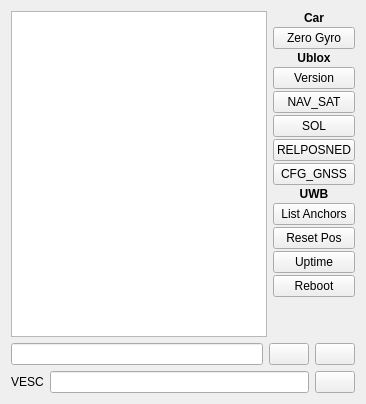
       <widget class="QWidget" name="tab_3">
        <attribute name="icon">
         <iconset resource="resources.qrc">
          <normaloff>:/models/Icons/Console-96.png</normaloff>:/models/Icons/Console-96.png</iconset>
        </attribute>
        <attribute name="title">
         <string/>
        </attribute>
        <attribute name="toolTip">
         <string>Terminal</string>
        </attribute>
        <layout class="QVBoxLayout" name="verticalLayout_10">
         <item>
          <layout class="QHBoxLayout" name="horizontalLayout_3">
           <item>
            <widget class="QTextBrowser" name="terminalBrowser">
             <property name="font">
              <font>
               <family>Monospace</family>
              </font>
             </property>
            </widget>
           </item>
           <item>
            <layout class="QVBoxLayout" name="verticalLayout_3">
             <property name="spacing">
              <number>2</number>
             </property>
             <item>
              <widget class="QLabel" name="label_8">
               <property name="font">
                <font>
                 <weight>75</weight>
                 <bold>true</bold>
                </font>
               </property>
               <property name="text">
                <string>Car</string>
               </property>
               <property name="alignment">
                <set>Qt::AlignCenter</set>
               </property>
              </widget>
             </item>
             <item>
              <widget class="QPushButton" name="zeroGyroButton">
               <property name="toolTip">
                <string>Zero gyro on car. Before doing this, make sure that the car is standing still.</string>
               </property>
               <property name="text">
                <string>Zero Gyro</string>
               </property>
              </widget>
             </item>
             <item>
              <widget class="QLabel" name="label">
               <property name="font">
                <font>
                 <weight>75</weight>
                 <bold>true</bold>
                </font>
               </property>
               <property name="text">
                <string>Ublox</string>
               </property>
               <property name="alignment">
                <set>Qt::AlignCenter</set>
               </property>
              </widget>
             </item>
             <item>
              <widget class="QPushButton" name="ubxVersionButton">
               <property name="text">
                <string>Version</string>
               </property>
              </widget>
             </item>
             <item>
              <widget class="QPushButton" name="ubxNavSatButton">
               <property name="text">
                <string>NAV_SAT</string>
               </property>
              </widget>
             </item>
             <item>
              <widget class="QPushButton" name="ubxSolButton">
               <property name="text">
                <string>SOL</string>
               </property>
              </widget>
             </item>
             <item>
              <widget class="QPushButton" name="ubxRelPosNedButton">
               <property name="text">
                <string>RELPOSNED</string>
               </property>
              </widget>
             </item>
             <item>
              <widget class="QPushButton" name="ubxCfgGnssButton">
               <property name="text">
                <string>CFG_GNSS</string>
               </property>
              </widget>
             </item>
             <item>
              <widget class="QLabel" name="label_5">
               <property name="font">
                <font>
                 <weight>75</weight>
                 <bold>true</bold>
                </font>
               </property>
               <property name="text">
                <string>UWB</string>
               </property>
               <property name="alignment">
                <set>Qt::AlignCenter</set>
               </property>
              </widget>
             </item>
             <item>
              <widget class="QPushButton" name="uwbListAnchorsButton">
               <property name="toolTip">
                <string>List UWB anchors.</string>
               </property>
               <property name="text">
                <string>List Anchors</string>
               </property>
              </widget>
             </item>
             <item>
              <widget class="QPushButton" name="uwbResetPosButton">
               <property name="toolTip">
                <string>Set UWB position to RTK position.</string>
               </property>
               <property name="text">
                <string>Reset Pos</string>
               </property>
              </widget>
             </item>
             <item>
              <widget class="QPushButton" name="uwbUptimeButton">
               <property name="toolTip">
                <string>Print how long the UWB module has been running.</string>
               </property>
               <property name="text">
                <string>Uptime</string>
               </property>
              </widget>
             </item>
             <item>
              <widget class="QPushButton" name="uwbRebootButton">
               <property name="toolTip">
                <string>Reboot the UWB module.</string>
               </property>
               <property name="text">
                <string>Reboot</string>
               </property>
              </widget>
             </item>
             <item>
              <spacer name="verticalSpacer_2">
               <property name="orientation">
                <enum>Qt::Vertical</enum>
               </property>
               <property name="sizeHint" stdset="0">
                <size>
                 <width>20</width>
                 <height>40</height>
                </size>
               </property>
              </spacer>
             </item>
            </layout>
           </item>
          </layout>
         </item>
         <item>
          <layout class="QHBoxLayout" name="horizontalLayout_12">
           <item>
            <widget class="HistoryLineEdit" name="terminalEdit"/>
           </item>
           <item>
            <widget class="QPushButton" name="terminalSendButton">
             <property name="toolTip">
              <string>Send command to car</string>
             </property>
             <property name="text">
              <string/>
             </property>
             <property name="icon">
              <iconset resource="resources.qrc">
               <normaloff>:/models/Icons/Send File-96.png</normaloff>:/models/Icons/Send File-96.png</iconset>
             </property>
            </widget>
           </item>
           <item>
            <widget class="QPushButton" name="terminalClearButton">
             <property name="toolTip">
              <string>Clear terminal</string>
             </property>
             <property name="text">
              <string/>
             </property>
             <property name="icon">
              <iconset resource="resources.qrc">
               <normaloff>:/models/Icons/Delete2-96.png</normaloff>:/models/Icons/Delete2-96.png</iconset>
             </property>
            </widget>
           </item>
          </layout>
         </item>
         <item>
          <layout class="QHBoxLayout" name="horizontalLayout_2">
           <item>
            <widget class="QLabel" name="label_4">
             <property name="text">
              <string>VESC</string>
             </property>
            </widget>
           </item>
           <item>
            <widget class="HistoryLineEdit" name="terminalEditVesc"/>
           </item>
           <item>
            <widget class="QPushButton" name="terminalSendVescButton">
             <property name="text">
              <string/>
             </property>
             <property name="icon">
              <iconset resource="resources.qrc">
               <normaloff>:/models/Icons/Send File-96.png</normaloff>:/models/Icons/Send File-96.png</iconset>
             </property>
            </widget>
           </item>
          </layout>
         </item>
        </layout>
       </widget>
